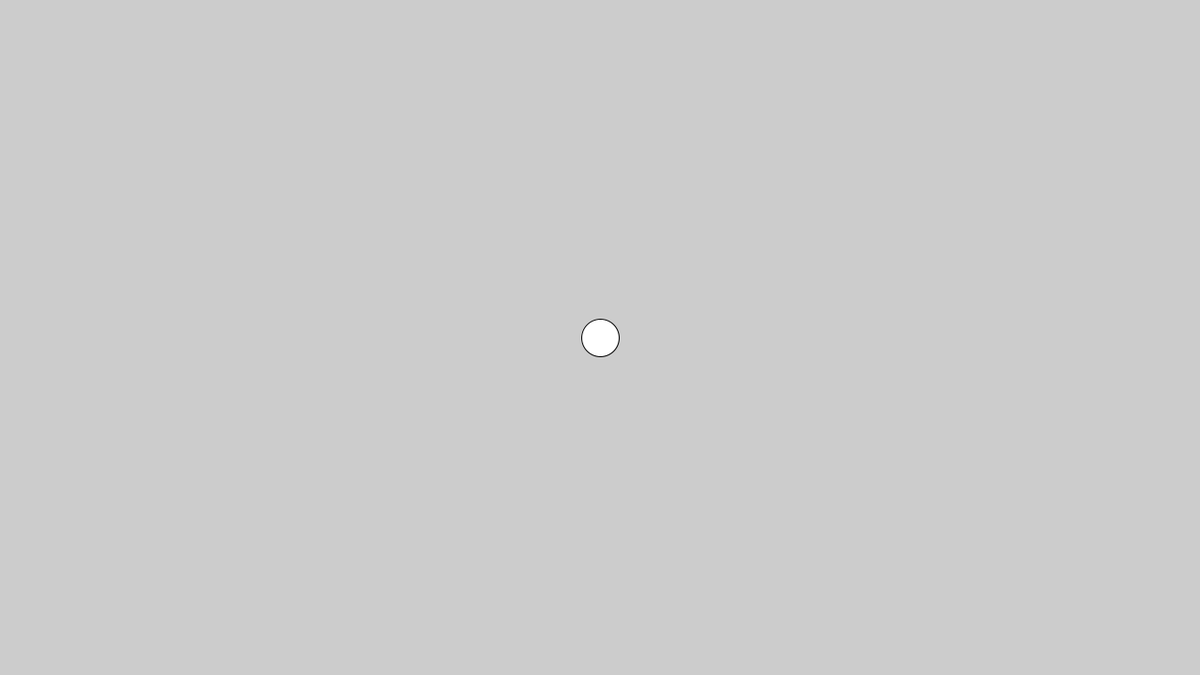
Frame 1 (no input)
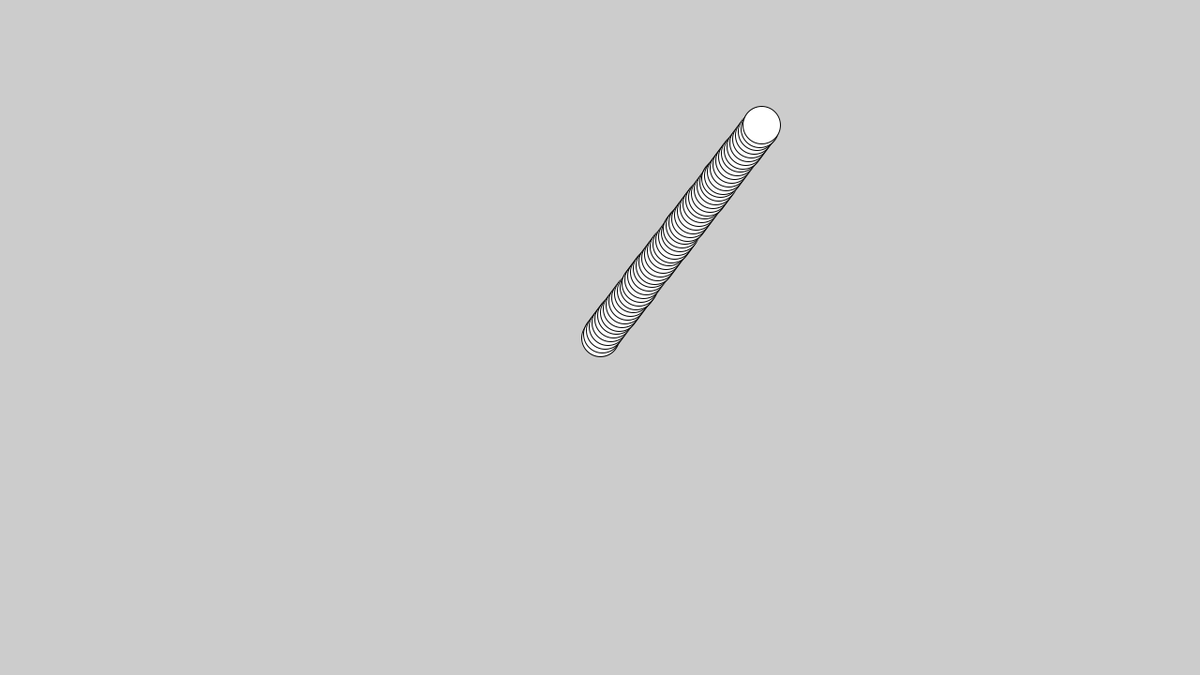
Frame 60 (the mouse pressed at the canvas centre just before this capture)
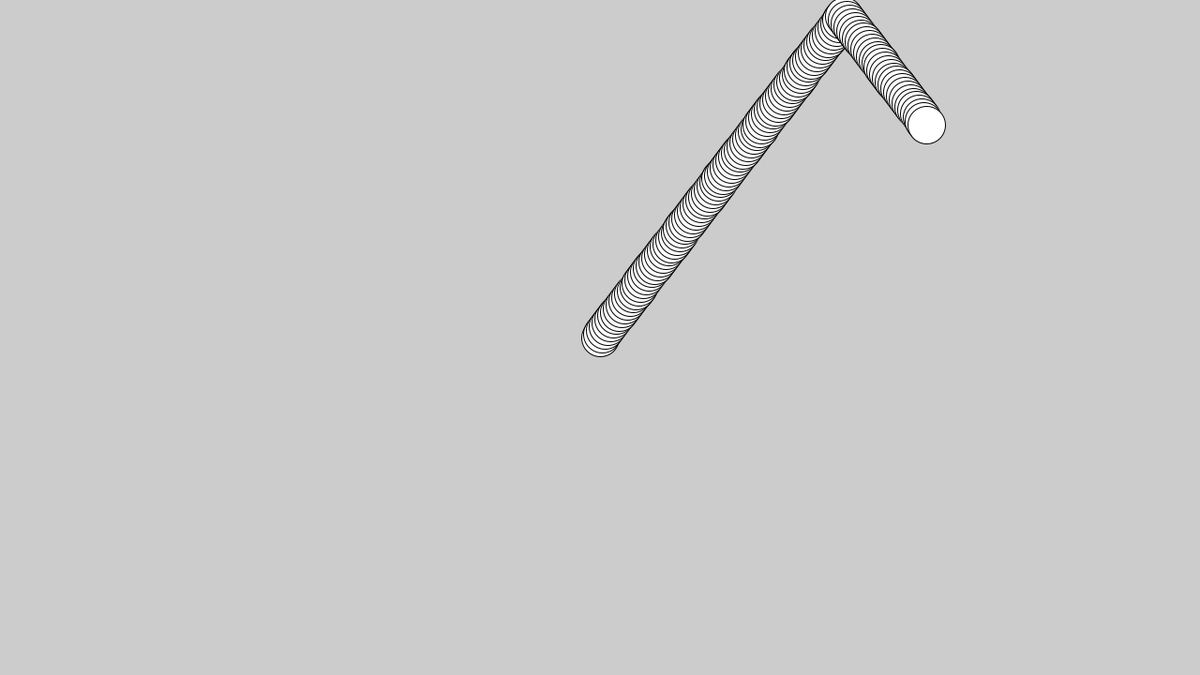
Frame 120 (the mouse held since frame 60 and released just before this capture)

The Processing sketch that drew these frames (run headless with seeded random() and noise(); from frame 60 on, the mouse is pressed at the canvas centre):

// Processing sketch: sketch_02_Animate_I_Object_Moving
// ── sketch_02_Animate_I_Object_Moving.pde
float x, y; // center cordinate
float speedX, speedY; // moving chang value (direction & speed)((the angle of Bounce please culculate the speedX & speedY

//Controller
float xMax = 10; // x change value range
float yMax = 8; // y change value range
float radius = 40;

void setup(){ // initialize
  size(1280, 720); // (width, height)
  
  x = width / 2;  // from the window center
  y = height / 2; // from the window center
  speedX = random(-xMax, xMax);
  speedY = random(-yMax, yMax);
}

void draw(){ // change per fram
  ellipse(x, y, radius, radius); // circle (x, y, width, height)
 
  // Bounce Boundary of Circumference ((not center
  if((y-radius/2) < 0 || (y+radius/2) > height){
    speedY *= -1;
  }
  if((x-radius/2) < 0 || (x+radius/2) > width){
    speedX *= -1;
  }
  
  x += speedX; // move x
  y += speedY; // move y
}
